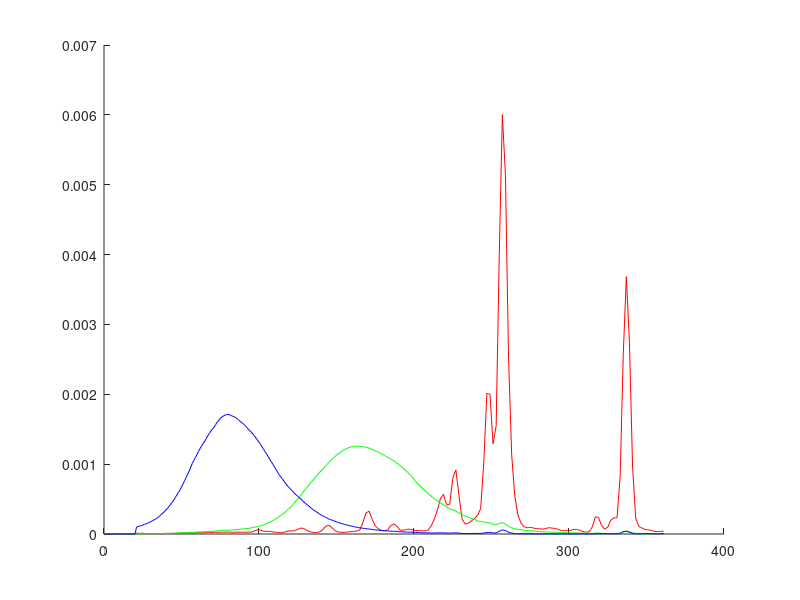

Here is the MATLAB script that generated this plot: (Note: this script raises an error after producing the figure.)
%Zahi Kfir          200681476
%Haim Shalelashvili 200832780

function [ ] = Part1_Q2(  )
%Part1_Q2 : simulate a monitor

load ('HitachiGuns.mat');
load ('xyz.mat');

%% Part a

% Plot the 3 gun spectra in new window
figure('name','Part1_Q2: HitachiGuns spectra');
hold all;
plot(HitachiGuns(:,1),'r');
plot(HitachiGuns(:,2),'g');
plot(HitachiGuns(:,3),'b');

%% part b

%Plot the CIE-XYZ chromaticity diagram
ChromaticityDiagramFigure = Part1_Q1();
set(ChromaticityDiagramFigure,'Name','Part1_Q2: CIE-XYZ chromaticity diagram')
hold on;

%Calculate the xy values of each gun

%Finding the CIE-XYZ values
%each column shows the Tristimulus values of each gun
XYZ = xyz'*HitachiGuns;

%Converting this values to xyz

%Get the sum of X,Y,Z of each gun (sumXYZ = sum of each column)
sumXYZ = sum(XYZ,1);

%Calculation x y z values by dividing each Tristimulus value on the sum of
%them
myxyz = zeros(3,3);
for i=1:1:3
    myxyz(:,i) = XYZ(:,i)./sumXYZ(i);
end

%Calculating the matrix which transform xyz  to XYZ for part e
%XYZ = M*xyz 
xyz2XYZ = XYZ/myxyz;

%plot the values on the ChromaticityDiagram
plot(myxyz(1,:) , myxyz(2,:) , 'd' ,'Marker' , 'X','MarkerEdgeColor', 'black', 'MarkerSize', 14);
hold on;

%% part c

%xyzValues = RGB2XYZ * rgbValues
%e = MP'e'
%According to this two equations:
RGB2XYZ = xyz'*HitachiGuns;

%% part d

%in rgb white collor is [1 1 1]
whiteRgb = [1; 1; 1];

%Calculating the XYZ values
whiteXYZ = RGB2XYZ*whiteRgb;

%Getting the xy values
myxyz = whiteXYZ./sum(whiteXYZ);

%plotting the value on the Chromaticity Diagram
plot(myxyz(1,:) , myxyz(2,:) , 'd' ,'Marker' , 'X','MarkerEdgeColor', 'black', 'MarkerSize', 14);

%% part e

%Creating a new figure for displaying the colors
Display = figure;

%This figure will hold a rectangle with this endpoints
RecXValues = [0 1 1 0 0];
RecYValues = [0 0 1 1 0];

%Setting back the Chromaticity Diagram on top 
figure(ChromaticityDiagramFigure);

%Getting input from user
[x,y,choice] = ginput(1);

%While the user didn't press the right button
while (choice ~= 3) 
    
    %Calculation the z value from x and y
    z = 1 - x - y;
    
    %Calculating the rgb value of this xyz
    
    %Calculating the XYZ values
    XYZ = xyz2XYZ * [x y z]';
    %And now we can user the RGB2XYZ matrix
    rgbValues = XYZ'/RGB2XYZ;
    
    %Normalizing the RGB values to 1
    if (min(rgbValues) < 0)
        rgbValues = rgbValues - min(rgbValues);
    end
    rgbValues = rgbValues/max(rgbValues);
    
    %Displaying the chosen color on the display figure
    
    %Getting back the Display figure
    figure(Display);
    
    %Displaying a rectangle with the selected color
    fill(RecXValues,RecYValues,rgbValues);
    
    %Setting back the Chromaticity Diagram on top 
    figure(ChromaticityDiagramFigure);

    %Getting input from user
    [x,y,choice] = ginput(1);
    
end



